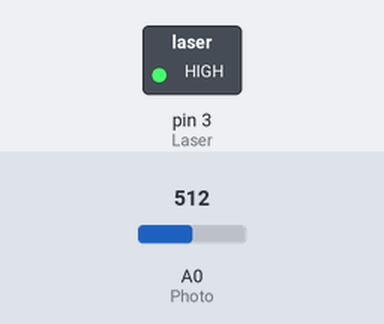
Bench run of a sketch on a simulated Arduino Uno, built with avr-gcc and run on an emulated ATmega328P. Parts: switched loads named in the sketch (green lamp = pin HIGH). The inputs (shaded band) are chosen by the test bench; at power-on: A0 (Photo) = 512. What the sketch prints to the serial monitor is not drawn.

Above: at 1.2 s.
1.3 s: A0 (Photo) set to 490
Timing chart, 0 to 4.3 s (numbered marks = the images above; inputs shaded):
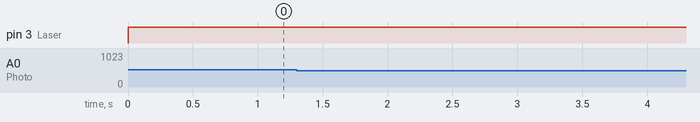

Measured:
- after the input at 1.3 s, every drawn part: stays the same

The sketch:

laser___photo.ino
```cpp
int Photo = A0;
int Laser = 3;
int limita = 500;

void setup() {
  // put your setup code here, to run once:
  pinMode(Photo, INPUT);
  pinMode(Laser, OUTPUT);
  Serial.begin(9600);
}

void loop() {
  // put your main code here, to run repeatedly:
  Serial.println(analogRead(A0));
  digitalWrite(Laser, HIGH);

  if (analogRead(Photo) < limita) {
    Serial.println(" Alarma!! ");
  }
}
```
